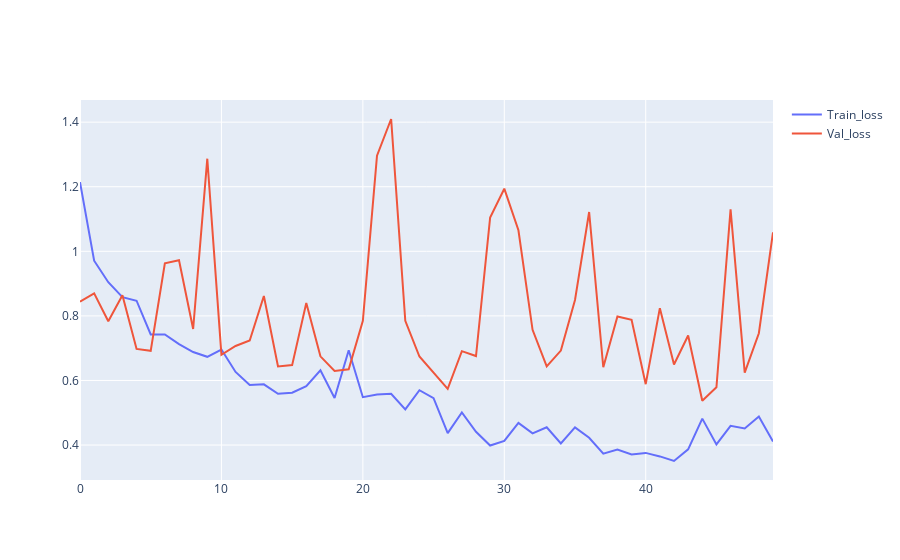

The code cell stored with this chart in its notebook:
### Markdown cell above
## 시각화

### Code cell
loss_x = list(range(len(val_loss_history)))

fig = go.Figure()
fig.add_trace(go.Scatter(x=loss_x,y=train_loss_history,
                         name="Train_loss"))
fig.add_trace(go.Scatter(x=loss_x,y=val_loss_history,
                         name="Val_loss"))
fig.show()
